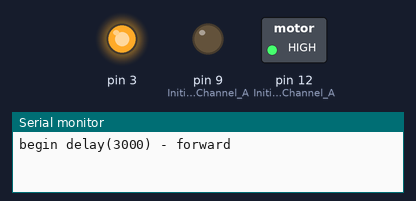
The sketch below on a simulated Arduino Uno, built with avr-gcc and run on an emulated ATmega328P. On the bench: switched loads named in the sketch (green lamp = pin HIGH), output pins drawn as LEDs (lit = HIGH), the last lines printed to the serial monitor.

Above: at 0.05 s.
At 3.05 s:
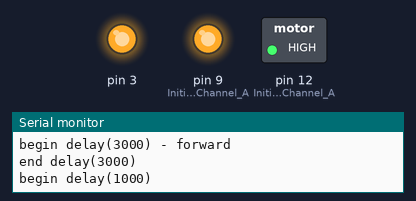
At 4.05 s:
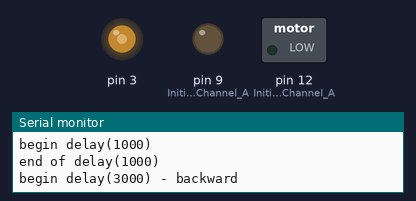
At 7.95 s:
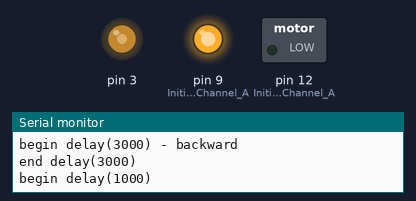
Timing chart, 0 to 10.4 s (numbered marks = the images above):
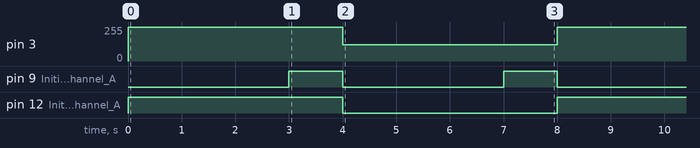

Measured:
- by itself, pin 3: alternates 255/255 for 4.0 s and 123/255 for 4.0 s
- by itself, pin 9 (Initiates_Brake_Channel_A): alternates HIGH for 1.0 s and LOW for 3.0 s
- by itself, pin 12 (Initiates_Motor_Channel_A): alternates HIGH for 4.0 s and LOW for 4.0 s

The sketch:

L298PmotorShield1.ino
```cpp
/*************************************************************
Motor Shield 1-Channel DC Motor Demo
by Randy Sarafan

For more information see:
http://www.instructables.com/id/Arduino-Motor-Shield-Tutorial/

*************************************************************/

void setup() {

  //Setup Channel A
  pinMode(12, OUTPUT); //Initiates Motor Channel A pin
  pinMode(9, OUTPUT); //Initiates Brake Channel A pin
  Serial.begin(9600);
}

void loop(){

  //forward @ full speed
  digitalWrite(12, HIGH); //Establishes forward direction of Channel A
  digitalWrite(9, LOW);   //Disengage the Brake for Channel A
  analogWrite(3, 255);   //Spins the motor on Channel A at full speed

  Serial.println("begin delay(3000) - forward");
  delay(3000);  // motor continues to turn for 3 sec
  Serial.println("end delay(3000)");

  digitalWrite(9, HIGH); //Eengage the Brake for Channel A

  Serial.println("begin delay(1000)");
  delay(1000);  // motor rests for 1 sec
  Serial.println("end of delay(1000)");

  //backward @ half speed
  digitalWrite(12, LOW); //Establishes backward direction of Channel A
  digitalWrite(9, LOW);   //Disengage the Brake for Channel A
  analogWrite(3, 123);   //Spins the motor on Channel A at half speed

  Serial.println("begin delay(3000) - backward");
  delay(3000);
  Serial.println("end delay(3000)");

  digitalWrite(9, HIGH); //Eengage the Brake for Channel A

  Serial.println("begin delay(1000)");
  delay(1000);
  Serial.println("end of delay(1000)");
}
```
